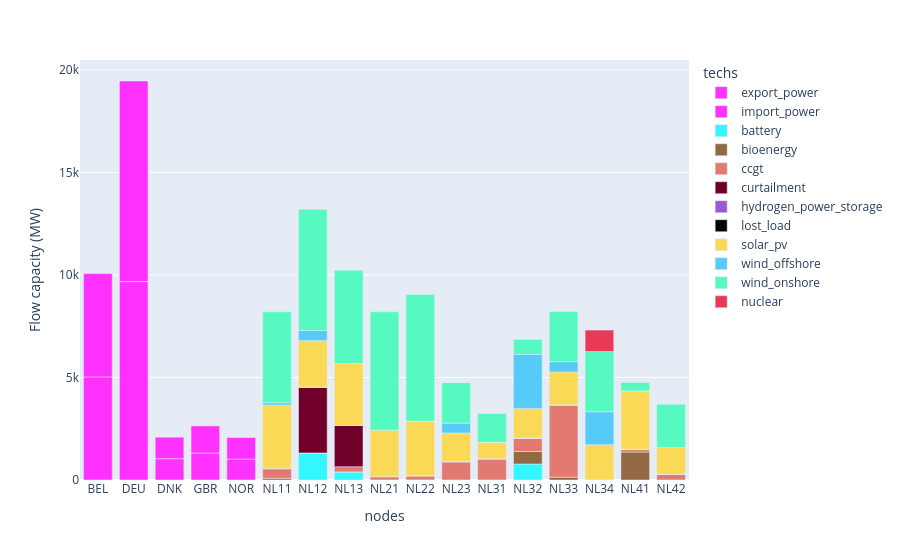

The code cell stored with this chart in its notebook:
### Code cell
plot_capacity('results/spores/spore_1.nc', exclude_transmission=True, colors=colours)

### Figure 1 — Plotly figure (JSON) as saved in the notebook; plotly's stock layout.template omitted (floating-point values rounded to 4 significant figures)
{"data": [{"hovertemplate": "techs=export_power<br>nodes=%{x}<br>Flow capacity (MW)=%{y}<extra></extra>", "legendgroup": "export_power", "marker": {"color": "#ff31fe", "pattern": {"shape": ""}}, "name": "export_power", "orientation": "v", "showlegend": true, "textposition": "auto", "type": "bar", "x": ["BEL", "DEU", "DNK", "GBR", "NOR"], "xaxis": "x", "y": [5027.0, 9674.0, 1038.0, 1315.0, 1021.0], "yaxis": "y"}, {"hovertemplate": "techs=import_power<br>nodes=%{x}<br>Flow capacity (MW)=%{y}<extra></extra>", "legendgroup": "import_power", "marker": {"color": "#ff31fe", "pattern": {"shape": ""}}, "name": "import_power", "orientation": "v", "showlegend": true, "textposition": "auto", "type": "bar", "x": ["BEL", "DEU", "DNK", "GBR", "NOR"], "xaxis": "x", "y": [5039.0, 9780.0, 1048.0, 1323.0, 1048.0], "yaxis": "y"}, {"hovertemplate": "techs=battery<br>nodes=%{x}<br>Flow capacity (MW)=%{y}<extra></extra>", "legendgroup": "battery", "marker": {"color": "#33F6FF", "pattern": {"shape": ""}}, "name": "battery", "orientation": "v", "showlegend": true, "textposition": "auto", "type": "bar", "x": ["NL11", "NL12", "NL13", "NL21", "NL22", "NL23", "NL31", "NL32", "NL33", "NL34", "NL41", "NL42"], "xaxis": "x", "y": [0.1053, 1321.0, 394.4, 0.1234, 0.002941, 0.002915, 0.002946, 778.9, 0.8869, 0.008303, 0.1015, 0.07463], "yaxis": "y"}, {"hovertemplate": "techs=bioenergy<br>nodes=%{x}<br>Flow capacity (MW)=%{y}<extra></extra>", "legendgroup": "bioenergy", "marker": {"color": "#936944", "pattern": {"shape": ""}}, "name": "bioenergy", "orientation": "v", "showlegend": true, "textposition": "auto", "type": "bar", "x": ["NL11", "NL12", "NL13", "NL21", "NL22", "NL23", "NL31", "NL32", "NL33", "NL34", "NL41", "NL42"], "xaxis": "x", "y": [85.0, 0.009459, 0.002961, 0.003156, 2.701, 0.0576, 0.7977, 610.6, 135.0, 0.002142, 1366.0, 0.003243], "yaxis": "y"}, {"hovertemplate": "techs=ccgt<br>nodes=%{x}<br>Flow capacity (MW)=%{y}<extra></extra>", "legendgroup": "ccgt", "marker": {"color": "#E37A72", "pattern": {"shape": ""}}, "name": "ccgt", "orientation": "v", "showlegend": true, "textposition": "auto", "type": "bar", "x": ["NL11", "NL12", "NL13", "NL21", "NL22", "NL23", "NL31", "NL32", "NL33", "NL34", "NL41", "NL42"], "xaxis": "x", "y": [429.0, 0.01654, 254.0, 119.0, 193.0, 872.0, 1034.0, 658.0, 3528.0, 0.01023, 132.0, 283.0], "yaxis": "y"}, {"hovertemplate": "techs=curtailment<br>nodes=%{x}<br>Flow capacity (MW)=%{y}<extra></extra>", "legendgroup": "curtailment", "marker": {"color": "#70002a", "pattern": {"shape": ""}}, "name": "curtailment", "orientation": "v", "showlegend": true, "textposition": "auto", "type": "bar", "x": ["NL11", "NL12", "NL13", "NL21", "NL22", "NL23", "NL31", "NL32", "NL33", "NL34", "NL41", "NL42"], "xaxis": "x", "y": [62.23, 3207.0, 2017.0, 55.35, 17.92, 29.67, 0.002085, 0.004806, 0.002149, 0.003287, 0.00265, 0.001753], "yaxis": "y"}, {"hovertemplate": "techs=hydrogen_power_storage<br>nodes=%{x}<br>Flow capacity (MW)=%{y}<extra></extra>", "legendgroup": "hydrogen_power_storage", "marker": {"color": "#9958D6", "pattern": {"shape": ""}}, "name": "hydrogen_power_storage", "orientation": "v", "showlegend": true, "textposition": "auto", "type": "bar", "x": ["NL11", "NL12", "NL13", "NL21", "NL22", "NL23", "NL31", "NL32", "NL33", "NL34", "NL41", "NL42"], "xaxis": "x", "y": [0.07472, 0.5031, 0.2043, 0.002346, 0.002302, 0.08629, 0.002303, 0.00243, 0.002333, 0.005087, 0.06611, 0.05811], "yaxis": "y"}, {"hovertemplate": "techs=lost_load<br>nodes=%{x}<br>Flow capacity (MW)=%{y}<extra></extra>", "legendgroup": "lost_load", "marker": {"color": "#030303", "pattern": {"shape": ""}}, "name": "lost_load", "orientation": "v", "showlegend": true, "textposition": "auto", "type": "bar", "x": ["NL11", "NL12", "NL13", "NL21", "NL22", "NL23", "NL31", "NL32", "NL33", "NL34", "NL41", "NL42"], "xaxis": "x", "y": [2.14e-08, 2.14e-08, 2.14e-08, 2.14e-08, 2.14e-08, 2.14e-08, 2.14e-08, 2.14e-08, 2.14e-08, 2.138e-08, 2.14e-08, 2.14e-08], "yaxis": "y"}, {"hovertemplate": "techs=solar_pv<br>nodes=%{x}<br>Flow capacity (MW)=%{y}<extra></extra>", "legendgroup": "solar_pv", "marker": {"color": "#F9D956", "pattern": {"shape": ""}}, "name": "solar_pv", "orientation": "v", "showlegend": true, "textposition": "auto", "type": "bar", "x": ["NL11", "NL12", "NL13", "NL21", "NL22", "NL23", "NL31", "NL32", "NL33", "NL34", "NL41", "NL42"], "xaxis": "x", "y": [3074.0, 2265.0, 3013.0, 2252.0, 2658.0, 1390.0, 802.6, 1443.0, 1603.0, 1719.0, 2835.0, 1303.0], "yaxis": "y"}, {"hovertemplate": "techs=wind_offshore<br>nodes=%{x}<br>Flow capacity (MW)=%{y}<extra></extra>", "legendgroup": "wind_offshore", "marker": {"color": "#56CBF9", "pattern": {"shape": ""}}, "name": "wind_offshore", "orientation": "v", "showlegend": true, "textposition": "auto", "type": "bar", "x": ["NL11", "NL12", "NL22", "NL23", "NL31", "NL32", "NL33", "NL34", "NL41"], "xaxis": "x", "y": [116.0, 498.6, 1.0, 480.3, 2.0, 2639.0, 505.2, 1612.0, 6.0], "yaxis": "y"}, {"hovertemplate": "techs=wind_onshore<br>nodes=%{x}<br>Flow capacity (MW)=%{y}<extra></extra>", "legendgroup": "wind_onshore", "marker": {"color": "#56F9C0", "pattern": {"shape": ""}}, "name": "wind_onshore", "orientation": "v", "showlegend": true, "textposition": "auto", "type": "bar", "x": ["NL11", "NL12", "NL13", "NL21", "NL22", "NL23", "NL31", "NL32", "NL33", "NL34", "NL41", "NL42"], "xaxis": "x", "y": [4431.0, 5907.0, 4550.0, 5772.0, 6169.0, 1975.0, 1399.0, 724.9, 2444.0, 2930.0, 416.2, 2107.0], "yaxis": "y"}, {"hovertemplate": "techs=nuclear<br>nodes=%{x}<br>Flow capacity (MW)=%{y}<extra></extra>", "legendgroup": "nuclear", "marker": {"color": "#e83a57", "pattern": {"shape": ""}}, "name": "nuclear", "orientation": "v", "showlegend": true, "textposition": "auto", "type": "bar", "x": ["NL34"], "xaxis": "x", "y": [1050.0], "yaxis": "y"}], "layout": {"barmode": "relative", "legend": {"title": {"text": "techs"}, "tracegroupgap": 0}, "margin": {"t": 60}, "xaxis": {"anchor": "y", "domain": [0, 1], "title": {"text": "nodes"}}, "yaxis": {"anchor": "x", "domain": [0, 1], "title": {"text": "Flow capacity (MW)"}}}}
